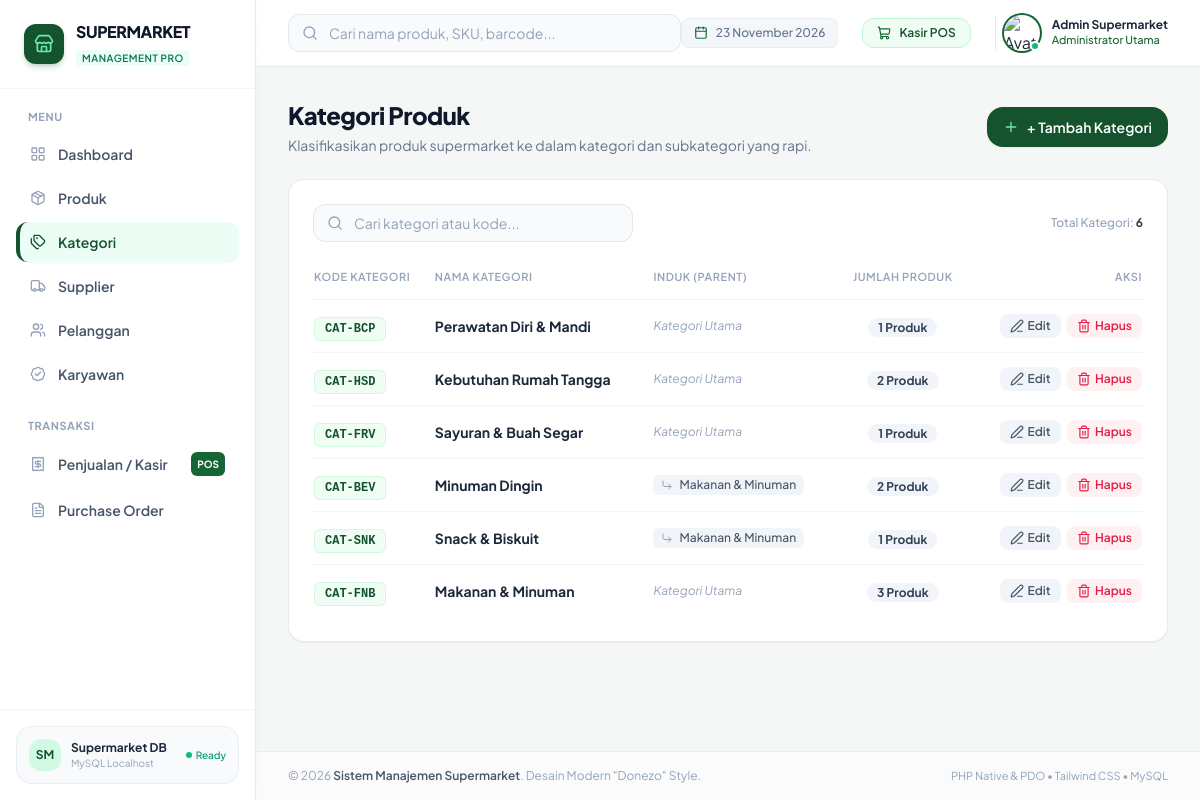
Page /pages/categories.php on the committed database.
### tables this page shows
CREATE TABLE IF NOT EXISTS `categories` (
  `category_id` int(11) NOT NULL AUTO_INCREMENT,
  `parent_id` int(11) DEFAULT NULL,
  `nama_kategori` varchar(100) NOT NULL,
  `kode_kategori` varchar(20) DEFAULT NULL,
  PRIMARY KEY (`category_id`),
  UNIQUE KEY `kode_kategori` (`kode_kategori`),
  KEY `fk_category_parent` (`parent_id`),
  CONSTRAINT `fk_category_parent` FOREIGN KEY (`parent_id`) REFERENCES `categories` (`category_id`) ON DELETE SET NULL ON UPDATE CASCADE
);

### config/koneksi.php (called while the page is built, shortened)
<?php
function clean($data) {
    return htmlspecialchars(trim($data ?? ''), ENT_QUOTES, 'UTF-8');
}

### pages/categories.php (the view, shortened to what this page needs)
<?php
require_once __DIR__ . '/../config/koneksi.php';
$search = trim($_GET['search'] ?? '');
if (!empty($search)) {
    $stmt = $pdo->prepare("
        SELECT c.*, p.nama_kategori AS parent_name,
               (SELECT COUNT(*) FROM products pr WHERE pr.category_id = c.category_id) AS total_produk
        FROM categories c
        LEFT JOIN categories p ON c.parent_id = p.category_id
        WHERE c.nama_kategori LIKE ? OR c.kode_kategori LIKE ?
        ORDER BY c.category_id DESC
    ");
    $stmt->execute(["%{$search}%", "%{$search}%"]);
} else {
    $stmt = $pdo->query("
        SELECT c.*, p.nama_kategori AS parent_name,
               (SELECT COUNT(*) FROM products pr WHERE pr.category_id = c.category_id) AS total_produk
        FROM categories c
        LEFT JOIN categories p ON c.parent_id = p.category_id
        ORDER BY c.category_id DESC
    ");
}
$categories = $stmt->fetchAll();
include __DIR__ . '/../includes/header.php';
?>
<div class="flex flex-col sm:flex-row sm:items-center sm:justify-between gap-4 mb-6">
    <div>
        <h1 class="text-2xl font-extrabold text-slate-900 tracking-tight">Kategori Produk</h1>
        <p class="text-sm text-slate-500 mt-1">Klasifikasikan produk supermarket ke dalam kategori dan subkategori yang rapi.</p>
    </div>
    <div>
        <button onclick="openModalTambah()" class="inline-flex items-center gap-2 px-4 py-2.5 bg-brand-900 hover:bg-brand-800 text-white text-sm font-semibold rounded-2xl shadow-sm hover:shadow transition-all duration-200">
            <i data-lucide="plus" class="w-4 h-4 text-emerald-300"></i>
            <span>+ Tambah Kategori</span>
        </button>
    </div>
</div>
<div class="bg-white rounded-2xl border border-slate-200/80 shadow-sm p-6">
    <div class="flex flex-col sm:flex-row items-center justify-between gap-4 mb-6">
        <form method="GET" action="" class="relative w-full sm:w-80">
            <i data-lucide="search" class="w-4 h-4 text-slate-400 absolute left-3.5 top-1/2 -translate-y-1/2"></i>
            <input type="text" name="search" value="<?= clean($search) ?>" placeholder="Cari kategori atau kode..."
                   class="w-full pl-10 pr-4 py-2 bg-slate-50 border border-slate-200 rounded-xl text-sm focus:outline-none focus:ring-2 focus:ring-brand-800 focus:bg-white text-slate-800 placeholder:text-slate-400 transition-all">
        </form>
        <span class="text-xs text-slate-400 self-end sm:self-center font-medium">
            Total Kategori: <strong class="text-slate-700"><?= count($categories) ?></strong>
        </span>
    </div>
    <div class="overflow-x-auto">
        <table class="w-full text-left text-sm">
            <thead>
                <tr class="text-[11px] font-bold uppercase tracking-wider text-slate-400 border-b border-slate-100 pb-3">
                    <th class="pb-3 font-semibold">Kode Kategori</th>
                    <th class="pb-3 font-semibold">Nama Kategori</th>
                    <th class="pb-3 font-semibold">Induk (Parent)</th>
                    <th class="pb-3 font-semibold text-center">Jumlah Produk</th>
                    <th class="pb-3 font-semibold text-right">Aksi</th>
                </tr>
            </thead>
            <tbody class="divide-y divide-slate-100">
                <?php if (empty($categories)): ?>
                    <tr>
                        <td colspan="5" class="py-12 text-center text-slate-400">
                            <i data-lucide="folder-x" class="w-10 h-10 mx-auto mb-2 text-slate-300"></i>
                            <p class="font-medium text-sm text-slate-600">Tidak ada kategori ditemukan.</p>
                            <p class="text-xs text-slate-400 mt-1">Klik "+ Tambah Kategori" untuk menambahkan kategori baru.</p>
                        </td>
                    </tr>
                <?php else: ?>
                    <?php foreach ($categories as $cat): ?>
                        <tr class="hover:bg-slate-50/70 transition-colors">
                            <td class="py-3.5">
                                <span class="font-mono text-xs font-bold text-brand-900 bg-brand-50 px-2.5 py-1 rounded-md border border-brand-200/60">
                                    <?= clean($cat['kode_kategori'] ?: '-') ?>
                                </span>
                            </td>
                            <td class="py-3.5">
                                <span class="font-bold text-slate-800 text-sm"><?= clean($cat['nama_kategori']) ?></span>
                            </td>
                            <td class="py-3.5 text-xs text-slate-500">
                                <?php if (!empty($cat['parent_name'])): ?>
                                    <span class="inline-flex items-center gap-1.5 px-2 py-0.5 rounded-md bg-slate-100 text-slate-600 font-medium">
                                        <i data-lucide="corner-down-right" class="w-3 h-3 text-slate-400"></i>
                                        <?= clean($cat['parent_name']) ?>
                                    </span>
                                <?php else: ?>
                                    <span class="text-slate-400 italic font-normal">Kategori Utama</span>
                                <?php endif; ?>
                            </td>
                            <td class="py-3.5 text-center">
                                <span class="text-xs font-bold px-2.5 py-0.5 rounded-full bg-slate-100 text-slate-700">
                                    <?= $cat['total_produk'] ?> Produk
                                </span>
                            </td>
                            <td class="py-3.5 text-right space-x-1">
                                <button onclick='openModalEdit(<?= json_encode($cat) ?>)'
                                        class="inline-flex items-center gap-1 px-2.5 py-1 text-xs font-semibold text-slate-600 bg-slate-100 hover:bg-emerald-50 hover:text-brand-900 rounded-lg transition-colors"
                                        title="Ubah Kategori">
                                    <i data-lucide="edit-3" class="w-3.5 h-3.5"></i>
                                    <span>Edit</span>
                                </button>
                                <form method="POST" action="" class="inline" onsubmit="return confirm('Apakah Anda yakin ingin menghapus kategori ini? Produk yang terkait akan dialihkan ke tanpa kategori.');">
                                    <button type="submit" class="inline-flex items-center gap-1 px-2.5 py-1 text-xs font-semibold text-rose-600 bg-rose-50 hover:bg-rose-100 rounded-lg transition-colors" title="Hapus Kategori">
                                        <i data-lucide="trash-2" class="w-3.5 h-3.5"></i>
                                        <span>Hapus</span>
                                    </button>
                                </form>
                            </td>
                        </tr>
                    <?php endforeach; ?>
                <?php endif; ?>
            </tbody>
        </table>
    </div>
</div>
<?php include __DIR__ . '/../includes/footer.php'; ?>

### includes/header.php (style rules this page uses)
body { font-family: 'Plus Jakarta Sans', sans-serif; background-color: #F5F7F6; }

### rows in the picture
categories: kode_kategori "CAT-BCP", nama_kategori "Perawatan Diri & Mandi", shows "Kategori Utama", total_produk "1"
categories: kode_kategori "CAT-HSD", nama_kategori "Kebutuhan Rumah Tangga", shows "Kategori Utama", total_produk "2"
categories: kode_kategori "CAT-FRV", nama_kategori "Sayuran & Buah Segar", shows "Kategori Utama", total_produk "1"
categories: kode_kategori "CAT-BEV", nama_kategori "Minuman Dingin", parent.nama_kategori "Makanan & Minuman", total_produk "2"
categories: kode_kategori "CAT-SNK", nama_kategori "Snack & Biskuit", parent.nama_kategori "Makanan & Minuman", total_produk "1"
categories: kode_kategori "CAT-FNB", nama_kategori "Makanan & Minuman", shows "Kategori Utama", total_produk "3"

### other values in the picture
count($categories) "6"
